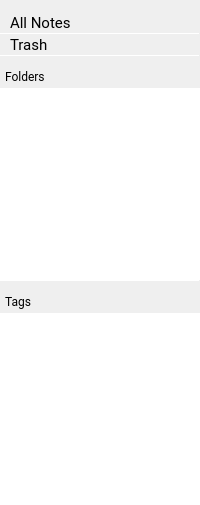
     <widget class="QFrame" name="frame_4">
      <property name="sizePolicy">
       <sizepolicy hsizetype="Fixed" vsizetype="Expanding">
        <horstretch>0</horstretch>
        <verstretch>0</verstretch>
       </sizepolicy>
      </property>
      <property name="minimumSize">
       <size>
        <width>200</width>
        <height>0</height>
       </size>
      </property>
      <property name="maximumSize">
       <size>
        <width>200</width>
        <height>16777215</height>
       </size>
      </property>
      <property name="frameShape">
       <enum>QFrame::NoFrame</enum>
      </property>
      <property name="frameShadow">
       <enum>QFrame::Raised</enum>
      </property>
      <layout class="QGridLayout" name="gridLayout_5">
       <property name="leftMargin">
        <number>0</number>
       </property>
       <property name="topMargin">
        <number>12</number>
       </property>
       <property name="rightMargin">
        <number>0</number>
       </property>
       <property name="bottomMargin">
        <number>0</number>
       </property>
       <property name="verticalSpacing">
        <number>0</number>
       </property>
       <item row="19" column="0">
        <widget class="QFrame" name="frameTag">
         <property name="sizePolicy">
          <sizepolicy hsizetype="Preferred" vsizetype="Minimum">
           <horstretch>0</horstretch>
           <verstretch>0</verstretch>
          </sizepolicy>
         </property>
         <property name="minimumSize">
          <size>
           <width>0</width>
           <height>21</height>
          </size>
         </property>
         <property name="frameShape">
          <enum>QFrame::NoFrame</enum>
         </property>
         <property name="frameShadow">
          <enum>QFrame::Raised</enum>
         </property>
         <layout class="QHBoxLayout" name="horizontalLayout_6">
          <property name="spacing">
           <number>0</number>
          </property>
          <property name="leftMargin">
           <number>0</number>
          </property>
          <property name="topMargin">
           <number>0</number>
          </property>
          <property name="rightMargin">
           <number>5</number>
          </property>
          <property name="bottomMargin">
           <number>0</number>
          </property>
          <item>
           <widget class="QLabel" name="tagLabel">
            <property name="sizePolicy">
             <sizepolicy hsizetype="Preferred" vsizetype="Fixed">
              <horstretch>0</horstretch>
              <verstretch>21</verstretch>
             </sizepolicy>
            </property>
            <property name="minimumSize">
             <size>
              <width>0</width>
              <height>21</height>
             </size>
            </property>
            <property name="font">
             <font>
              <family>Roboto</family>
              <pointsize>9</pointsize>
              <weight>50</weight>
              <bold>false</bold>
             </font>
            </property>
            <property name="text">
             <string>Tags</string>
            </property>
            <property name="indent">
             <number>5</number>
            </property>
           </widget>
          </item>
          <item>
           <spacer name="horizontalSpacer_5">
            <property name="orientation">
             <enum>Qt::Horizontal</enum>
            </property>
            <property name="sizeHint" stdset="0">
             <size>
              <width>140</width>
              <height>18</height>
             </size>
            </property>
           </spacer>
          </item>
          <item>
           <widget class="QPushButton" name="newTagButton">
            <property name="text">
             <string/>
            </property>
            <property name="icon">
             <iconset resource="images.qrc">
              <normaloff>:/images/newNote_Regular.png</normaloff>:/images/newNote_Regular.png</iconset>
            </property>
            <property name="iconSize">
             <size>
              <width>12</width>
              <height>12</height>
             </size>
            </property>
            <property name="flat">
             <bool>true</bool>
            </property>
           </widget>
          </item>
         </layout>
        </widget>
       </item>
       <item row="2" column="0">
        <widget class="QLabel" name="label_3">
         <property name="minimumSize">
          <size>
           <width>0</width>
           <height>21</height>
          </size>
         </property>
         <property name="maximumSize">
          <size>
           <width>16777215</width>
           <height>21</height>
          </size>
         </property>
         <property name="font">
          <font>
           <family>Roboto</family>
           <pointsize>11</pointsize>
          </font>
         </property>
         <property name="text">
          <string>All Notes</string>
         </property>
         <property name="indent">
          <number>10</number>
         </property>
        </widget>
       </item>
       <item row="17" column="0">
        <widget class="Line" name="line_3">
         <property name="minimumSize">
          <size>
           <width>0</width>
           <height>1</height>
          </size>
         </property>
         <property name="maximumSize">
          <size>
           <width>16777215</width>
           <height>1</height>
          </size>
         </property>
         <property name="orientation">
          <enum>Qt::Horizontal</enum>
         </property>
        </widget>
       </item>
       <item row="13" column="0">
        <spacer name="verticalSpacer">
         <property name="orientation">
          <enum>Qt::Vertical</enum>
         </property>
         <property name="sizeType">
          <enum>QSizePolicy::Fixed</enum>
         </property>
         <property name="sizeHint" stdset="0">
          <size>
           <width>20</width>
           <height>10</height>
          </size>
         </property>
        </spacer>
       </item>
       <item row="10" column="0">
        <widget class="QLabel" name="label_2">
         <property name="minimumSize">
          <size>
           <width>0</width>
           <height>21</height>
          </size>
         </property>
         <property name="maximumSize">
          <size>
           <width>16777215</width>
           <height>21</height>
          </size>
         </property>
         <property name="font">
          <font>
           <family>Roboto</family>
           <pointsize>11</pointsize>
          </font>
         </property>
         <property name="text">
          <string>Trash</string>
         </property>
         <property name="indent">
          <number>10</number>
         </property>
        </widget>
       </item>
       <item row="3" column="0">
        <widget class="Line" name="line_5">
         <property name="minimumSize">
          <size>
           <width>0</width>
           <height>1</height>
          </size>
         </property>
         <property name="maximumSize">
          <size>
           <width>16777215</width>
           <height>1</height>
          </size>
         </property>
         <property name="orientation">
          <enum>Qt::Horizontal</enum>
         </property>
        </widget>
       </item>
       <item row="20" column="0">
        <widget class="QListWidget" name="tagsList">
         <property name="frameShape">
          <enum>QFrame::NoFrame</enum>
         </property>
        </widget>
       </item>
       <item row="12" column="0">
        <widget class="Line" name="line_4">
         <property name="minimumSize">
          <size>
           <width>0</width>
           <height>1</height>
          </size>
         </property>
         <property name="maximumSize">
          <size>
           <width>16777215</width>
           <height>1</height>
          </size>
         </property>
         <property name="orientation">
          <enum>Qt::Horizontal</enum>
         </property>
        </widget>
       </item>
       <item row="18" column="0">
        <spacer name="verticalSpacer_2">
         <property name="orientation">
          <enum>Qt::Vertical</enum>
         </property>
         <property name="sizeType">
          <enum>QSizePolicy::Fixed</enum>
         </property>
         <property name="sizeHint" stdset="0">
          <size>
           <width>20</width>
           <height>10</height>
          </size>
         </property>
        </spacer>
       </item>
       <item row="14" column="0">
        <widget class="QFrame" name="frameFolder">
         <property name="sizePolicy">
          <sizepolicy hsizetype="Preferred" vsizetype="Minimum">
           <horstretch>0</horstretch>
           <verstretch>0</verstretch>
          </sizepolicy>
         </property>
         <property name="minimumSize">
          <size>
           <width>0</width>
           <height>21</height>
          </size>
         </property>
         <property name="frameShape">
          <enum>QFrame::NoFrame</enum>
         </property>
         <property name="frameShadow">
          <enum>QFrame::Raised</enum>
         </property>
         <layout class="QHBoxLayout" name="horizontalLayout_5">
          <property name="spacing">
           <number>0</number>
          </property>
          <property name="leftMargin">
           <number>0</number>
          </property>
          <property name="topMargin">
           <number>0</number>
          </property>
          <property name="rightMargin">
           <number>5</number>
          </property>
          <property name="bottomMargin">
           <number>0</number>
          </property>
          <item>
           <widget class="QLabel" name="folderLabel">
            <property name="sizePolicy">
             <sizepolicy hsizetype="Preferred" vsizetype="Fixed">
              <horstretch>0</horstretch>
              <verstretch>21</verstretch>
             </sizepolicy>
            </property>
            <property name="minimumSize">
             <size>
              <width>0</width>
              <height>21</height>
             </size>
            </property>
            <property name="font">
             <font>
              <family>Roboto</family>
              <pointsize>9</pointsize>
              <weight>50</weight>
              <bold>false</bold>
             </font>
            </property>
            <property name="text">
             <string>Folders</string>
            </property>
            <property name="indent">
             <number>5</number>
            </property>
           </widget>
          </item>
          <item>
           <spacer name="horizontalSpacer_4">
            <property name="orientation">
             <enum>Qt::Horizontal</enum>
            </property>
            <property name="sizeHint" stdset="0">
             <size>
              <width>40</width>
              <height>20</height>
             </size>
            </property>
           </spacer>
          </item>
          <item>
           <widget class="QPushButton" name="newFolderButton">
            <property name="text">
             <string/>
            </property>
            <property name="icon">
             <iconset resource="images.qrc">
              <normaloff>:/images/newNote_Regular.png</normaloff>:/images/newNote_Regular.png</iconset>
            </property>
            <property name="iconSize">
             <size>
              <width>12</width>
              <height>12</height>
             </size>
            </property>
            <property name="flat">
             <bool>true</bool>
            </property>
           </widget>
          </item>
         </layout>
        </widget>
       </item>
       <item row="15" column="0">
        <widget class="QTreeView" name="folderTree">
         <property name="font">
          <font>
           <family>Roboto</family>
           <pointsize>11</pointsize>
          </font>
         </property>
         <property name="frameShape">
          <enum>QFrame::NoFrame</enum>
         </property>
         <attribute name="headerVisible">
          <bool>false</bool>
         </attribute>
         <attribute name="headerDefaultSectionSize">
          <number>35</number>
         </attribute>
         <attribute name="headerMinimumSectionSize">
          <number>35</number>
         </attribute>
        </widget>
       </item>
      </layout>
     </widget>
